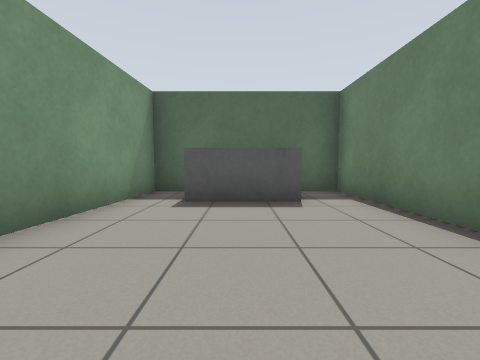
View 1 (above)

13 first-person views from a walk through a Gazebo world. The camera is 0.72 m above the floor, tilts 4° down and sees 90° across. The floor is counted in squares, 1 m on a side. Each view is taken from the middle of a square. On the plan, view 1 faces up. The plan holds only what a view shows up to about 9 squares ahead; the rest is blank.

View 2
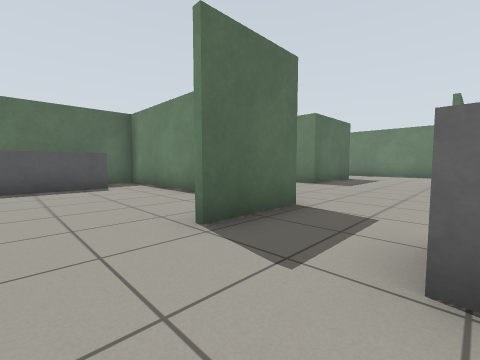

View 3
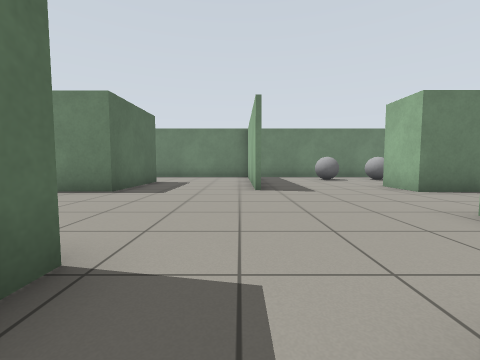

View 4
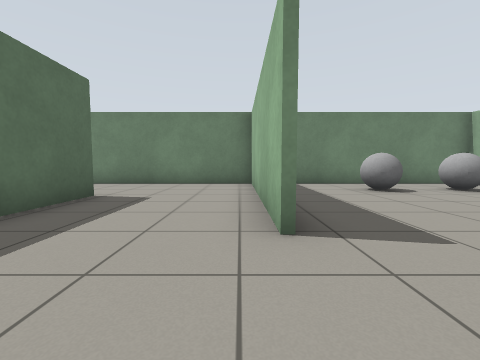

View 5
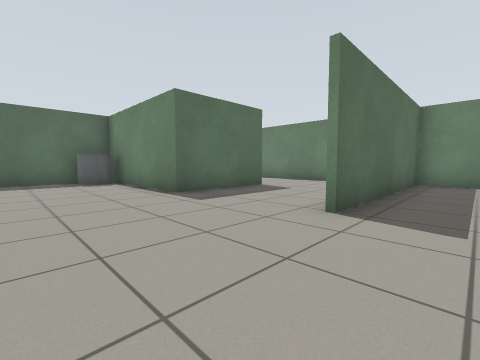

View 6
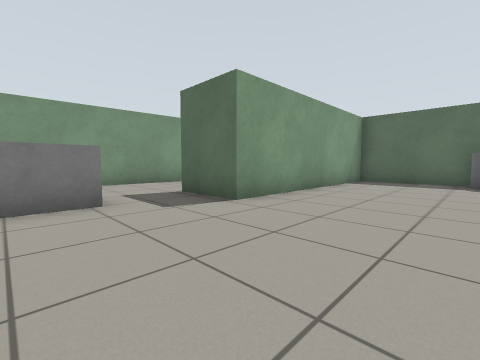

View 7
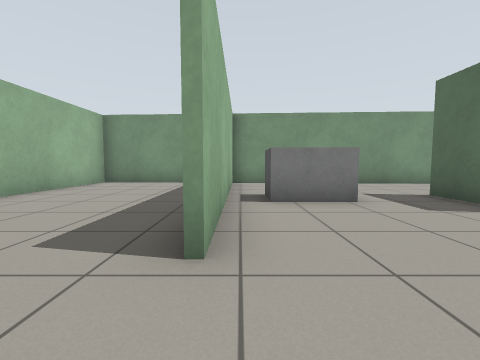

View 8
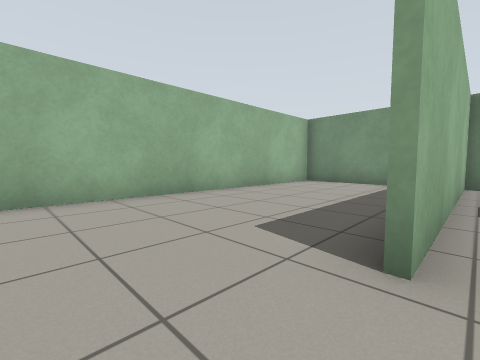

View 9
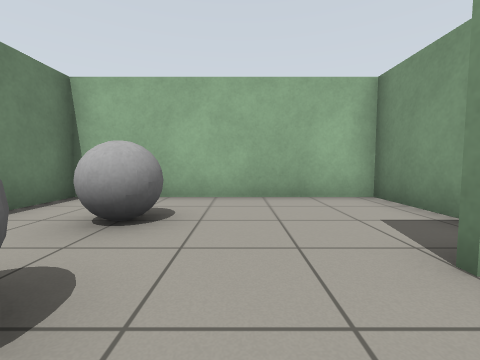

View 10
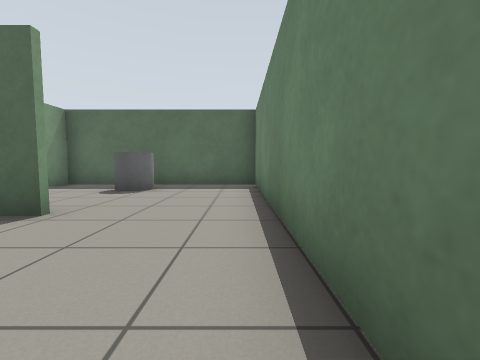

View 11
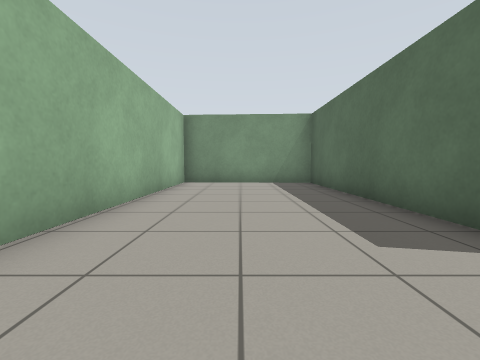

View 12
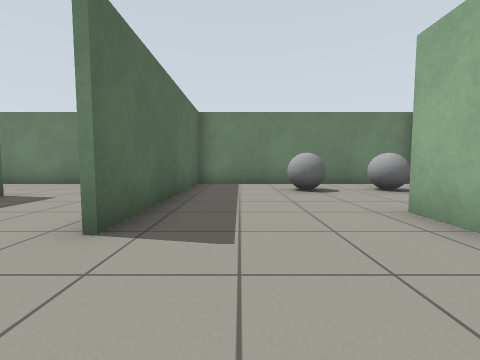

View 13
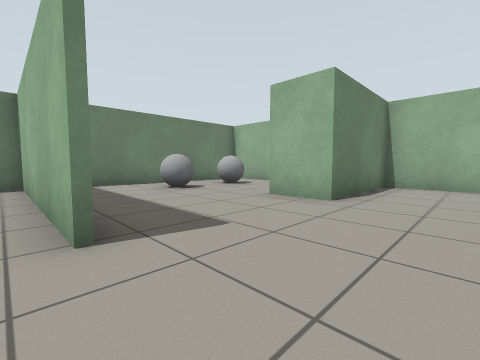

### Floor plan
Ten units are one square. View 1 is at (0, 0); x grows to the right and y downward. Boxes are objects, and circles mark ways between rooms. Rooms are numbered by the first view taken in them; rooms with no view inside come last. Other rooms are left out.
<svg viewBox="-35 -66 176 172">
<path fill="none" stroke="#000" d="M74 24 136 24M25 -20 25 -61M104 -12 70 -12 70 -61 -22 -61 -28 53 43 53M70 65 85 65M71 80 71 101 135 101 135 -61 71 -61 71 -52M27 -55 27 7 6 7M136 26 74 26M35 54 -28 54 -30 101 70 101 70 65"/>
<rect x="-15" y="-55" width="30" height="10" fill="#bbb"><title>grey box</title></rect>
<rect x="5" y="25" width="10" height="20" fill="#bbb"><title>grey box</title></rect>
<rect x="55" y="-55" width="10" height="10" fill="#bbb"><title>grey cylinder</title></rect>
<rect x="95" y="-55" width="10" height="20" fill="#bbb"><title>grey cylinder</title></rect>
<rect x="105" y="75" width="20" height="10" fill="#bbb"><title>grey ball</title></rect>
<rect x="105" y="55" width="20" height="10" fill="#bbb"><title>grey ball</title></rect>
<circle cx="60" cy="60" r="3" fill="#2a7"/>
<text x="60" y="10">1</text>
<text x="20" y="70">2</text>
</svg>
Room 1 opens to room 2.

Where each view was taken, in squares from view 1:
view 1: 0 up, 0 right, facing up
view 2: 3 down, 1 left, facing up-right
view 3: 2 down, 1 right, facing right
view 4: 2 down, 5 right, facing right
view 5: 4 down, 4 right, facing up-right
view 6: 4 down, 6 right, facing up-left
view 7: 5 down, 6 right, facing left
view 8: 5 down, 6 right, facing down-left
view 9: 5 down, 10 right, facing down
view 10: 2 down, 13 right, facing up
view 11: 8 down, 6 right, facing left
view 12: 4 down, 5 right, facing right
view 13: 2 down, 5 right, facing down-right
